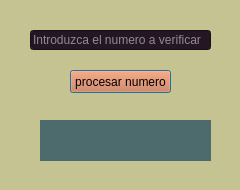
<?xml version="1.0" encoding="UTF-8"?>
<ui version="4.0">
 <class>Dialog</class>
 <widget class="QDialog" name="Dialog">
  <property name="geometry">
   <rect>
    <x>0</x>
    <y>0</y>
    <width>240</width>
    <height>190</height>
   </rect>
  </property>
  <property name="windowTitle">
   <string>Raiz de un numero</string>
  </property>
  <property name="styleSheet">
   <string notr="true">background-color: rgb(197, 195, 146);</string>
  </property>
  <widget class="QLineEdit" name="lineEdit">
   <property name="geometry">
    <rect>
     <x>30</x>
     <y>30</y>
     <width>181</width>
     <height>20</height>
    </rect>
   </property>
   <property name="palette">
    <palette>
     <active>
      <colorrole role="WindowText">
       <brush brushstyle="SolidPattern">
        <color alpha="255">
         <red>255</red>
         <green>255</green>
         <blue>255</blue>
        </color>
       </brush>
      </colorrole>
      <colorrole role="Button">
       <brush brushstyle="SolidPattern">
        <color alpha="255">
         <red>36</red>
         <green>22</green>
         <blue>35</blue>
        </color>
       </brush>
      </colorrole>
      <colorrole role="Light">
       <brush brushstyle="SolidPattern">
        <color alpha="255">
         <red>255</red>
         <green>255</green>
         <blue>255</blue>
        </color>
       </brush>
      </colorrole>
      <colorrole role="Midlight">
       <brush brushstyle="SolidPattern">
        <color alpha="255">
         <red>255</red>
         <green>255</green>
         <blue>255</blue>
        </color>
       </brush>
      </colorrole>
      <colorrole role="Dark">
       <brush brushstyle="SolidPattern">
        <color alpha="255">
         <red>255</red>
         <green>255</green>
         <blue>255</blue>
        </color>
       </brush>
      </colorrole>
      <colorrole role="Mid">
       <brush brushstyle="SolidPattern">
        <color alpha="255">
         <red>255</red>
         <green>255</green>
         <blue>255</blue>
        </color>
       </brush>
      </colorrole>
      <colorrole role="Text">
       <brush brushstyle="SolidPattern">
        <color alpha="255">
         <red>0</red>
         <green>0</green>
         <blue>0</blue>
        </color>
       </brush>
      </colorrole>
      <colorrole role="ButtonText">
       <brush brushstyle="SolidPattern">
        <color alpha="255">
         <red>255</red>
         <green>255</green>
         <blue>255</blue>
        </color>
       </brush>
      </colorrole>
      <colorrole role="Base">
       <brush brushstyle="SolidPattern">
        <color alpha="255">
         <red>36</red>
         <green>22</green>
         <blue>35</blue>
        </color>
       </brush>
      </colorrole>
      <colorrole role="Window">
       <brush brushstyle="SolidPattern">
        <color alpha="255">
         <red>36</red>
         <green>22</green>
         <blue>35</blue>
        </color>
       </brush>
      </colorrole>
      <colorrole role="Shadow">
       <brush brushstyle="SolidPattern">
        <color alpha="255">
         <red>255</red>
         <green>255</green>
         <blue>255</blue>
        </color>
       </brush>
      </colorrole>
      <colorrole role="Highlight">
       <brush brushstyle="SolidPattern">
        <color alpha="255">
         <red>255</red>
         <green>255</green>
         <blue>255</blue>
        </color>
       </brush>
      </colorrole>
      <colorrole role="HighlightedText">
       <brush brushstyle="SolidPattern">
        <color alpha="255">
         <red>254</red>
         <green>254</green>
         <blue>254</blue>
        </color>
       </brush>
      </colorrole>
      <colorrole role="Link">
       <brush brushstyle="SolidPattern">
        <color alpha="255">
         <red>255</red>
         <green>255</green>
         <blue>255</blue>
        </color>
       </brush>
      </colorrole>
      <colorrole role="LinkVisited">
       <brush brushstyle="SolidPattern">
        <color alpha="255">
         <red>255</red>
         <green>255</green>
         <blue>255</blue>
        </color>
       </brush>
      </colorrole>
      <colorrole role="AlternateBase">
       <brush brushstyle="SolidPattern">
        <color alpha="255">
         <red>255</red>
         <green>255</green>
         <blue>255</blue>
        </color>
       </brush>
      </colorrole>
      <colorrole role="ToolTipBase">
       <brush brushstyle="SolidPattern">
        <color alpha="255">
         <red>255</red>
         <green>255</green>
         <blue>255</blue>
        </color>
       </brush>
      </colorrole>
      <colorrole role="ToolTipText">
       <brush brushstyle="SolidPattern">
        <color alpha="255">
         <red>255</red>
         <green>255</green>
         <blue>255</blue>
        </color>
       </brush>
      </colorrole>
      <colorrole role="PlaceholderText">
       <brush brushstyle="SolidPattern">
        <color alpha="128">
         <red>255</red>
         <green>255</green>
         <blue>255</blue>
        </color>
       </brush>
      </colorrole>
     </active>
     <inactive>
      <colorrole role="WindowText">
       <brush brushstyle="SolidPattern">
        <color alpha="255">
         <red>0</red>
         <green>0</green>
         <blue>0</blue>
        </color>
       </brush>
      </colorrole>
      <colorrole role="Button">
       <brush brushstyle="SolidPattern">
        <color alpha="255">
         <red>36</red>
         <green>22</green>
         <blue>35</blue>
        </color>
       </brush>
      </colorrole>
      <colorrole role="Light">
       <brush brushstyle="SolidPattern">
        <color alpha="255">
         <red>36</red>
         <green>22</green>
         <blue>35</blue>
        </color>
       </brush>
      </colorrole>
      <colorrole role="Midlight">
       <brush brushstyle="SolidPattern">
        <color alpha="255">
         <red>36</red>
         <green>22</green>
         <blue>35</blue>
        </color>
       </brush>
      </colorrole>
      <colorrole role="Dark">
       <brush brushstyle="SolidPattern">
        <color alpha="255">
         <red>160</red>
         <green>160</green>
         <blue>160</blue>
        </color>
       </brush>
      </colorrole>
      <colorrole role="Mid">
       <brush brushstyle="SolidPattern">
        <color alpha="255">
         <red>160</red>
         <green>160</green>
         <blue>160</blue>
        </color>
       </brush>
      </colorrole>
      <colorrole role="Text">
       <brush brushstyle="SolidPattern">
        <color alpha="255">
         <red>255</red>
         <green>255</green>
         <blue>255</blue>
        </color>
       </brush>
      </colorrole>
      <colorrole role="ButtonText">
       <brush brushstyle="SolidPattern">
        <color alpha="255">
         <red>0</red>
         <green>0</green>
         <blue>0</blue>
        </color>
       </brush>
      </colorrole>
      <colorrole role="Base">
       <brush brushstyle="SolidPattern">
        <color alpha="255">
         <red>36</red>
         <green>22</green>
         <blue>35</blue>
        </color>
       </brush>
      </colorrole>
      <colorrole role="Window">
       <brush brushstyle="SolidPattern">
        <color alpha="255">
         <red>36</red>
         <green>22</green>
         <blue>35</blue>
        </color>
       </brush>
      </colorrole>
      <colorrole role="Shadow">
       <brush brushstyle="SolidPattern">
        <color alpha="255">
         <red>105</red>
         <green>105</green>
         <blue>105</blue>
        </color>
       </brush>
      </colorrole>
      <colorrole role="Highlight">
       <brush brushstyle="SolidPattern">
        <color alpha="255">
         <red>240</red>
         <green>240</green>
         <blue>240</blue>
        </color>
       </brush>
      </colorrole>
      <colorrole role="HighlightedText">
       <brush brushstyle="SolidPattern">
        <color alpha="255">
         <red>254</red>
         <green>254</green>
         <blue>254</blue>
        </color>
       </brush>
      </colorrole>
      <colorrole role="Link">
       <brush brushstyle="SolidPattern">
        <color alpha="255">
         <red>0</red>
         <green>0</green>
         <blue>255</blue>
        </color>
       </brush>
      </colorrole>
      <colorrole role="LinkVisited">
       <brush brushstyle="SolidPattern">
        <color alpha="255">
         <red>255</red>
         <green>0</green>
         <blue>255</blue>
        </color>
       </brush>
      </colorrole>
      <colorrole role="AlternateBase">
       <brush brushstyle="SolidPattern">
        <color alpha="255">
         <red>246</red>
         <green>246</green>
         <blue>246</blue>
        </color>
       </brush>
      </colorrole>
      <colorrole role="ToolTipBase">
       <brush brushstyle="SolidPattern">
        <color alpha="255">
         <red>255</red>
         <green>255</green>
         <blue>220</blue>
        </color>
       </brush>
      </colorrole>
      <colorrole role="ToolTipText">
       <brush brushstyle="SolidPattern">
        <color alpha="255">
         <red>0</red>
         <green>0</green>
         <blue>0</blue>
        </color>
       </brush>
      </colorrole>
      <colorrole role="PlaceholderText">
       <brush brushstyle="SolidPattern">
        <color alpha="128">
         <red>255</red>
         <green>255</green>
         <blue>255</blue>
        </color>
       </brush>
      </colorrole>
     </inactive>
     <disabled>
      <colorrole role="WindowText">
       <brush brushstyle="SolidPattern">
        <color alpha="255">
         <red>120</red>
         <green>120</green>
         <blue>120</blue>
        </color>
       </brush>
      </colorrole>
      <colorrole role="Button">
       <brush brushstyle="SolidPattern">
        <color alpha="255">
         <red>36</red>
         <green>22</green>
         <blue>35</blue>
        </color>
       </brush>
      </colorrole>
      <colorrole role="Light">
       <brush brushstyle="SolidPattern">
        <color alpha="255">
         <red>36</red>
         <green>22</green>
         <blue>35</blue>
        </color>
       </brush>
      </colorrole>
      <colorrole role="Midlight">
       <brush brushstyle="SolidPattern">
        <color alpha="255">
         <red>36</red>
         <green>22</green>
         <blue>35</blue>
        </color>
       </brush>
      </colorrole>
      <colorrole role="Dark">
       <brush brushstyle="SolidPattern">
        <color alpha="255">
         <red>160</red>
         <green>160</green>
         <blue>160</blue>
        </color>
       </brush>
      </colorrole>
      <colorrole role="Mid">
       <brush brushstyle="SolidPattern">
        <color alpha="255">
         <red>160</red>
         <green>160</green>
         <blue>160</blue>
        </color>
       </brush>
      </colorrole>
      <colorrole role="Text">
       <brush brushstyle="SolidPattern">
        <color alpha="255">
         <red>120</red>
         <green>120</green>
         <blue>120</blue>
        </color>
       </brush>
      </colorrole>
      <colorrole role="ButtonText">
       <brush brushstyle="SolidPattern">
        <color alpha="255">
         <red>120</red>
         <green>120</green>
         <blue>120</blue>
        </color>
       </brush>
      </colorrole>
      <colorrole role="Base">
       <brush brushstyle="SolidPattern">
        <color alpha="255">
         <red>36</red>
         <green>22</green>
         <blue>35</blue>
        </color>
       </brush>
      </colorrole>
      <colorrole role="Window">
       <brush brushstyle="SolidPattern">
        <color alpha="255">
         <red>36</red>
         <green>22</green>
         <blue>35</blue>
        </color>
       </brush>
      </colorrole>
      <colorrole role="Shadow">
       <brush brushstyle="SolidPattern">
        <color alpha="255">
         <red>0</red>
         <green>0</green>
         <blue>0</blue>
        </color>
       </brush>
      </colorrole>
      <colorrole role="Highlight">
       <brush brushstyle="SolidPattern">
        <color alpha="255">
         <red>0</red>
         <green>120</green>
         <blue>215</blue>
        </color>
       </brush>
      </colorrole>
      <colorrole role="HighlightedText">
       <brush brushstyle="SolidPattern">
        <color alpha="255">
         <red>254</red>
         <green>254</green>
         <blue>254</blue>
        </color>
       </brush>
      </colorrole>
      <colorrole role="Link">
       <brush brushstyle="SolidPattern">
        <color alpha="255">
         <red>0</red>
         <green>0</green>
         <blue>255</blue>
        </color>
       </brush>
      </colorrole>
      <colorrole role="LinkVisited">
       <brush brushstyle="SolidPattern">
        <color alpha="255">
         <red>255</red>
         <green>0</green>
         <blue>255</blue>
        </color>
       </brush>
      </colorrole>
      <colorrole role="AlternateBase">
       <brush brushstyle="SolidPattern">
        <color alpha="255">
         <red>246</red>
         <green>246</green>
         <blue>246</blue>
        </color>
       </brush>
      </colorrole>
      <colorrole role="ToolTipBase">
       <brush brushstyle="SolidPattern">
        <color alpha="255">
         <red>255</red>
         <green>255</green>
         <blue>220</blue>
        </color>
       </brush>
      </colorrole>
      <colorrole role="ToolTipText">
       <brush brushstyle="SolidPattern">
        <color alpha="255">
         <red>0</red>
         <green>0</green>
         <blue>0</blue>
        </color>
       </brush>
      </colorrole>
      <colorrole role="PlaceholderText">
       <brush brushstyle="SolidPattern">
        <color alpha="128">
         <red>0</red>
         <green>0</green>
         <blue>0</blue>
        </color>
       </brush>
      </colorrole>
     </disabled>
    </palette>
   </property>
   <property name="styleSheet">
    <string notr="true">background-color: rgb(36, 22, 35);</string>
   </property>
   <property name="placeholderText">
    <string>Introduzca el numero a verificar</string>
   </property>
  </widget>
  <widget class="QPushButton" name="pushButton">
   <property name="geometry">
    <rect>
     <x>70</x>
     <y>70</y>
     <width>101</width>
     <height>23</height>
    </rect>
   </property>
   <property name="palette">
    <palette>
     <active>
      <colorrole role="Button">
       <brush brushstyle="SolidPattern">
        <color alpha="255">
         <red>213</red>
         <green>111</green>
         <blue>61</blue>
        </color>
       </brush>
      </colorrole>
      <colorrole role="Text">
       <brush brushstyle="SolidPattern">
        <color alpha="255">
         <red>36</red>
         <green>22</green>
         <blue>35</blue>
        </color>
       </brush>
      </colorrole>
      <colorrole role="Base">
       <brush brushstyle="SolidPattern">
        <color alpha="255">
         <red>213</red>
         <green>111</green>
         <blue>61</blue>
        </color>
       </brush>
      </colorrole>
      <colorrole role="Window">
       <brush brushstyle="SolidPattern">
        <color alpha="255">
         <red>213</red>
         <green>111</green>
         <blue>61</blue>
        </color>
       </brush>
      </colorrole>
      <colorrole role="PlaceholderText">
       <brush brushstyle="SolidPattern">
        <color alpha="128">
         <red>36</red>
         <green>22</green>
         <blue>35</blue>
        </color>
       </brush>
      </colorrole>
     </active>
     <inactive>
      <colorrole role="Button">
       <brush brushstyle="SolidPattern">
        <color alpha="255">
         <red>213</red>
         <green>111</green>
         <blue>61</blue>
        </color>
       </brush>
      </colorrole>
      <colorrole role="Text">
       <brush brushstyle="SolidPattern">
        <color alpha="255">
         <red>36</red>
         <green>22</green>
         <blue>35</blue>
        </color>
       </brush>
      </colorrole>
      <colorrole role="Base">
       <brush brushstyle="SolidPattern">
        <color alpha="255">
         <red>213</red>
         <green>111</green>
         <blue>61</blue>
        </color>
       </brush>
      </colorrole>
      <colorrole role="Window">
       <brush brushstyle="SolidPattern">
        <color alpha="255">
         <red>213</red>
         <green>111</green>
         <blue>61</blue>
        </color>
       </brush>
      </colorrole>
      <colorrole role="PlaceholderText">
       <brush brushstyle="SolidPattern">
        <color alpha="128">
         <red>36</red>
         <green>22</green>
         <blue>35</blue>
        </color>
       </brush>
      </colorrole>
     </inactive>
     <disabled>
      <colorrole role="Button">
       <brush brushstyle="SolidPattern">
        <color alpha="255">
         <red>213</red>
         <green>111</green>
         <blue>61</blue>
        </color>
       </brush>
      </colorrole>
      <colorrole role="Text">
       <brush brushstyle="SolidPattern">
        <color alpha="255">
         <red>120</red>
         <green>120</green>
         <blue>120</blue>
        </color>
       </brush>
      </colorrole>
      <colorrole role="Base">
       <brush brushstyle="SolidPattern">
        <color alpha="255">
         <red>213</red>
         <green>111</green>
         <blue>61</blue>
        </color>
       </brush>
      </colorrole>
      <colorrole role="Window">
       <brush brushstyle="SolidPattern">
        <color alpha="255">
         <red>213</red>
         <green>111</green>
         <blue>61</blue>
        </color>
       </brush>
      </colorrole>
      <colorrole role="PlaceholderText">
       <brush brushstyle="SolidPattern">
        <color alpha="128">
         <red>0</red>
         <green>0</green>
         <blue>0</blue>
        </color>
       </brush>
      </colorrole>
     </disabled>
    </palette>
   </property>
   <property name="styleSheet">
    <string notr="true">
background-color: rgb(213, 111, 61);</string>
   </property>
   <property name="text">
    <string>procesar numero</string>
   </property>
  </widget>
  <widget class="QLabel" name="label">
   <property name="geometry">
    <rect>
     <x>40</x>
     <y>120</y>
     <width>171</width>
     <height>41</height>
    </rect>
   </property>
   <property name="styleSheet">
    <string notr="true">background-color: rgb(77, 106, 109);
font: 8pt &quot;MS Shell Dlg 2&quot;;</string>
   </property>
   <property name="text">
    <string/>
   </property>
  </widget>
 </widget>
 <resources/>
 <connections/>
</ui>
